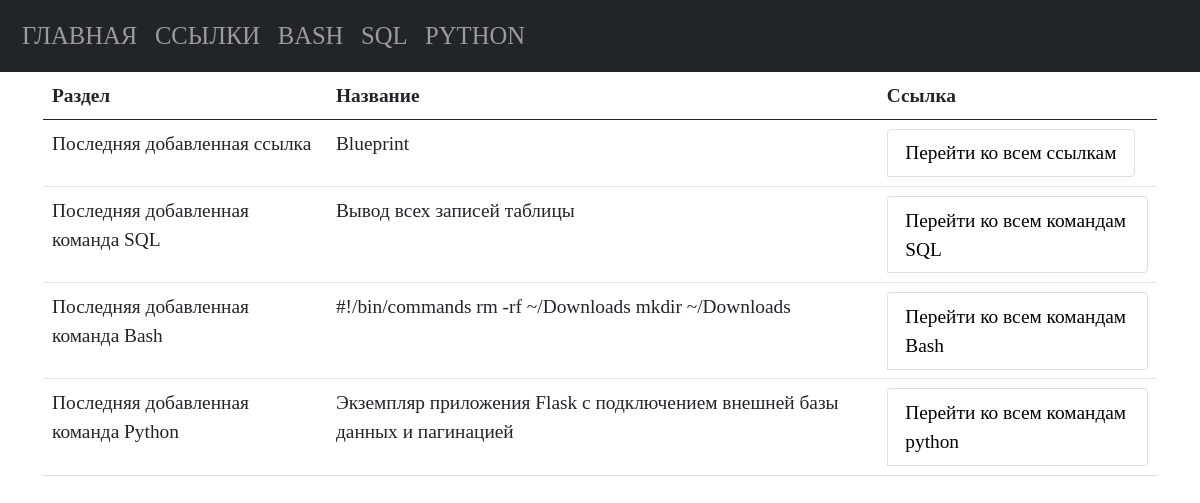
Before: / with the older database file.
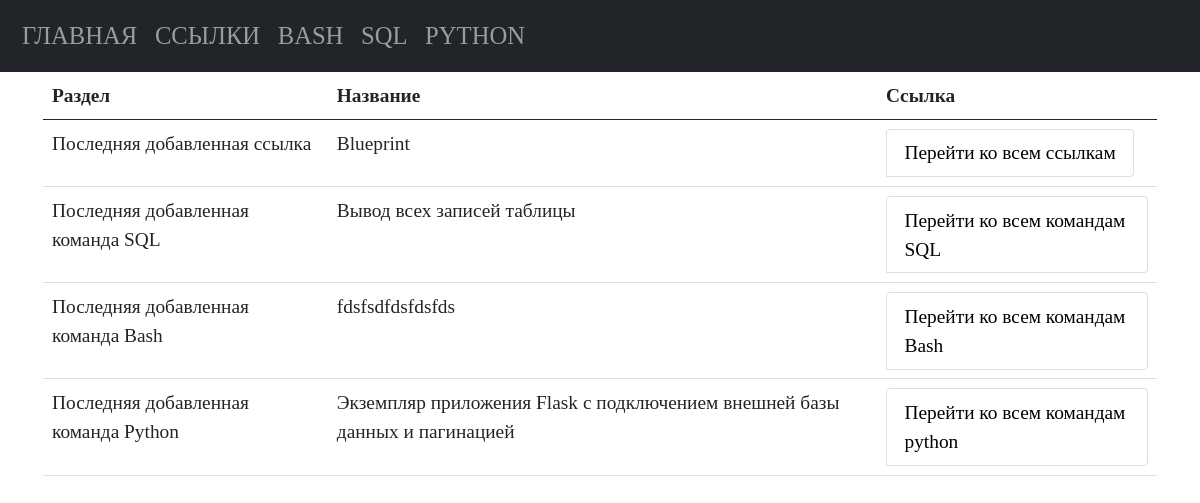
After: the same page with the newer database file.
### tables this page shows
CREATE TABLE "bash" (
    bash_id INTEGER PRIMARY KEY AUTOINCREMENT,
    bash_command TEXT NOT NULL,
    bash_name TEXT NOT NULL
  );

### app.py (the view)
@app.route("/")
def index():
    conn = connect.get_db_connection()
    last_links = conn.execute("SELECT * FROM links ORDER BY 1 DESC").fetchone()
    last_sql = conn.execute("SELECT * FROM sql ORDER BY 1 DESC").fetchone()
    last_bash = conn.execute("SELECT * FROM bash ORDER BY 1 DESC").fetchone()
    last_python = conn.execute("SELECT * FROM python ORDER BY 1 DESC").fetchone()
    return render_template("index.html",
                           last_links=last_links,
                           last_sql=last_sql,
                           last_bash=last_bash,
                           last_python=last_python, )

### modules/connect.py (called while the page is built)
def get_db_connection():
    db_path = os.path.join(BASE_DIR, '../database.db')
    conn = sqlite3.connect(db_path)
    conn.row_factory = sqlite3.Row
    return conn

### templates/index.html (shortened to what this page needs)
{% extends "base.html" %}
{% block content %}
{% include 'index_content.html' %}
{% endblock %}

### templates/index_content.html (shortened to what this page needs)
<table class="table">
   <thead>
      <tr>
         <th scope="col">Раздел</th>
         <th scope="col">Название</th>
         <th scope="col">Ссылка</th>
      </tr>
   </thead>
   <tbody>
      <tr>
         <td>Последняя добавленная ссылка</td>
         <td>{{ last_links.links_name }}</td>
         <td>
            <ul class="list-group list-group-horizontal">
               <li class="list-group-item">
                  <a href="{{ url_for('links_list_commands') }}">Перейти ко всем ссылкам</a>
               </li>
            </ul>
         </td>
      </tr>
      <tr>
         <td>Последняя добавленная команда SQL</td>
         <td>{{ last_sql.sql_name }}</td>
         <td>
            <ul class="list-group list-group-horizontal">
               <li class="list-group-item">
                  <a href="{{ url_for('sql_list_commands') }}">Перейти ко всем командам SQL</a>
               </li>
            </ul>
         </td>
      </tr>
      <tr>
         <td>Последняя добавленная команда Bash</td>
         <td>{{ last_bash.bash_name }}</td>
         <td>
            <ul class="list-group list-group-horizontal">
               <li class="list-group-item">
                  <a href="{{ url_for('bash_list_commands') }}">Перейти ко всем командам Bash</a>
               </li>
            </ul>
         </td>
      </tr>
      <tr>
         <td>Последняя добавленная команда Python</td>
         <td>{{ last_python.python_name }}</td>
         <td>
            <ul class="list-group list-group-horizontal">
               <li class="list-group-item">
                  <a href="{{ url_for('python_list_commands') }}">Перейти ко всем командам python</a>
               </li>
            </ul>
         </td>
      </tr>
   </tbody>
</table>

Changed rows visible on the page:
no longer on this page (row edited): bash: bash_name "#!/bin/commands rm -rf ~/Downloads mkdir ~/Downloads"
added bash: bash_name "fdsfsdfdsfdsfds"
